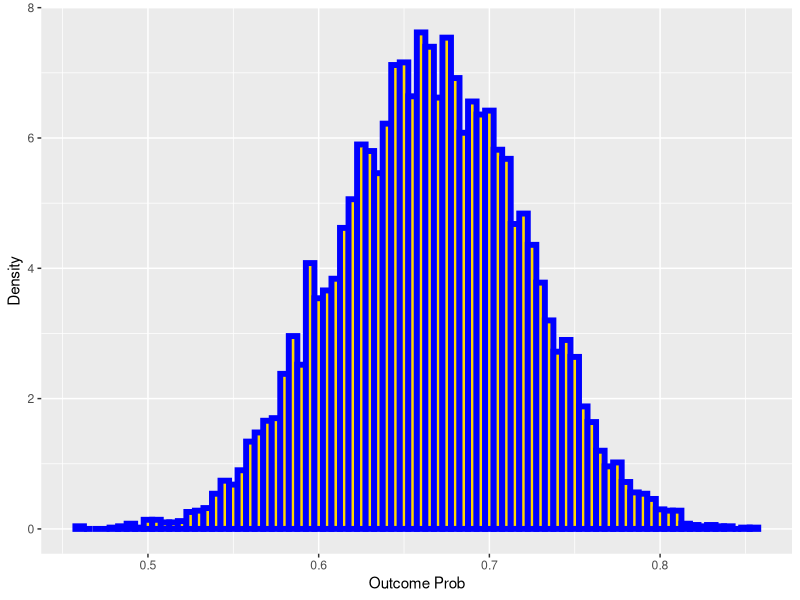

The R script that drew this image: (Note: a time limit stopped this script after it produced the figure.)
## ---- chunk 1
knitr::opts_chunk$set(echo = TRUE)

library(ggplot2)
 library(boot)
 set.seed(123)  # You can replace 123 with any integer value you like
## ---- chunk 2

#STEP 1

# Set the number of data points to 100 (THIS IS THE THING WE HAVE TO CHANGE to 50 , 100, 200, 400, 800, 1600)
Ndata <- 100

# Create a dummy variable Delta1 with 60% chance of being 1 and 40% chance of being 0
Delta1 <- ifelse(runif(Ndata) < 0.6, 1, 0)

#Create X2 based on the value of Delta
X2 <- ifelse(Delta1 == 1, rchisq(Ndata, df = 4), rchisq(Ndata, df = 2))

#Set the true parameters
beta <- c(-1, -1, 1/2)

# Calculate the mean parameter lambda for the Poisson distribution (The Function)
lambda <- exp(beta[1] + beta[2]*Delta1 + beta[3]*X2)

# Define a function to generate random Poisson-distributed numbers (Generate poisson values based of lambda)
generateY <- function(lambda.i) rpois(1, lambda = lambda.i) 

# Generate the dependent variable y based on lambda values (Create y vector)
y <- sapply(lambda, generateY)


# Create a data frame with simulated data (store y and the 2 predictors (Delta1 and X2))
data.Pois <- data.frame(
  "y" = y,  # Y
  "Delta1" = ifelse(Delta1 == 1, TRUE, FALSE),  # Delta 1
  "X2" = X2 # X2
)

# Display the first few rows of the data frame
data.Pois

## ---- chunk 3

#Use GLM function (STEP 2) 
glm.output <- glm( y ~ Delta1 + X2, data=data.Pois, family="poisson")
summary( glm.output )

#Extract betas from the model
beta.hat <- coef(glm.output)
beta.hat

intercept_matrix <- matrix(NA, nrow = 1, ncol = 2)
delta1_matrix <- matrix(NA, nrow = 1, ncol = 2)
x2_matrix <- matrix(NA, nrow = 1, ncol = 2)


#Get the CI for the betas

#Get the Confidence interval for the parameters(95%) 
delta95 <- confint(glm.output)

    intercept_matrix[1,] <- delta95[1,]
    delta1_matrix[1,] <- delta95[2,]
    x2_matrix[1,] <- delta95[3,]

#Get the Confidence Interval for the parameters (90%)
delta90 <- confint(glm.output, level = 0.90)

#Get the Confidence Interval forthe parameters (80%)
delta80 <- confint(glm.output, level = 0.80)

#Get the variance-covariance matrix (will be used later)
Sigma.hat.divN <- vcov(glm.output)
Sigma.hat.divN

#We have the coefficients from the GLM and their CIs
#We have CI before transformation and before bootstrap

## ---- chunk 4

#Create the  transformation that measures the idea that the Poisson variable is less than 2 (so equal to 0 or 1)

#Use the numerical derivative function from class
numerical.derivative <- function(fun, x) {
    nn <- length(x)  # Set nn as the length of input vector x
    dx <- rep(NaN, nn)  # Initialize the derivative vector
    for (i in 1:nn) {
        eps <- rep(0, nn)  # Set epsilon as a zero vector (0,0,..,0)
        eps[i] <- 1e-6  # Put a small shift on coordinate i
        # Now calculate the derivative using centered difference method
        dx[i] <- (fun(x + eps) - fun(x - eps)) / (2e-6)
    }
    return(dx)  # Return the numerical derivative vector
}

#Create a function that return the probability of Poisson variable being 0 or 1 with Delta1 being 1 and X2 being 4
prob.pois<- function(beta) {
    lambda <- exp(beta[1] + beta[2]*1 + beta[3]*4)
    p_0 <- dpois(0, lambda)
    p_1 <- dpois(1, lambda)
    p <- p_0 + p_1
    return(p)
}            
            

#Probability if being 0 or 1 separate (ask prof)
#prob.pois.0 <-  function( beta ) dpois(0,lambda=exp(beta[1] + beta[2]*1 + beta[3]*4) )

#prob.pois.1 <-  function( beta ) dpois(1,lambda=exp(beta[1] + beta[2]*1 + beta[3]*4) )


#Get the derivative for the points in the probability based on the beta hat points (for the DELTA METHOD)
dG <- numerical.derivative(prob.pois,beta.hat) # use our vector numerical diff function on it
dG



## ---- chunk 5

#Get the estimated Omega
Omega.hat <- t(dG)%*% Sigma.hat.divN %*% dG
Omega.hat


#Check the probability of poisson lower than 2 based on the conditions
prob.pois(beta)


#Check the probability of poisson lower than 2 based on the conditions
prob.pois(beta.hat)

#Square root of Omega Hat (For the Delta Method right below)
sqrt(Omega.hat)



## ---- chunk 6


# #Implement the Delta Method (only 95% CI)
# delta.method.out<- c("estimate of zero or 1"=prob.pois(beta.hat), 
#                       "std.err"= sqrt(Omega.hat), 
#                       "lower.conf"= prob.pois(beta.hat)-1.96*sqrt(Omega.hat),
#                       "upper.conf"= prob.pois(beta.hat)+1.96*sqrt(Omega.hat) )
# delta.method.out


# Implement the Delta Method for 95% confidence interval
lower_95 <- prob.pois(beta.hat) - 1.96 * sqrt(Omega.hat)
upper_95 <- prob.pois(beta.hat) + 1.96 * sqrt(Omega.hat)

# Implement the Delta Method for 90% confidence interval
lower_90 <- prob.pois(beta.hat) - 1.65 * sqrt(Omega.hat)
upper_90 <- prob.pois(beta.hat) + 1.65 * sqrt(Omega.hat)

# Implement the Delta Method for 80% confidence interval
lower_80 <- prob.pois(beta.hat) - 1.28 * sqrt(Omega.hat)
upper_80 <- prob.pois(beta.hat) + 1.28 * sqrt(Omega.hat)

# Store the results
delta.method.out <- c("estimate of 0 or 1" = prob.pois(beta.hat),
                      "std.err"= sqrt(Omega.hat),

                   "lower.conf95"=lower_95, # I set names FALSE here to stop quantile names being                                                                                        appended
                   "upper.conf95"=upper_95,
                   "lower.conf90"=lower_90, # I set names FALSE here to stop quantile names being                                                                                        appended
                   "upper.conf90"=upper_90,
                   "lower.conf80"=lower_80, # I set names FALSE here to stop quantile names being                                                                                        appended
                   "upper.conf80"=upper_80)

delta.method.out

# Store the results in a dataframe
probdelta <- data.frame(
  Estimate = prob.pois(beta.hat),
  Std_Err = sqrt(Omega.hat),
  Lower_Conf_95 = lower_95,
  Upper_Conf_95 = upper_95,
  Lower_Conf_90 = lower_90,
  Upper_Conf_90 = upper_90,
  Lower_Conf_80 = lower_80,
  Upper_Conf_80 = upper_80
)



## ---- chunk 7

#We create simulations to test our results
#install.packages('MASS')
library(MASS) # we need this to get the multivariate random normal distribution
beta.draws <- replicate(5e5, # replicate things 50000 times
                        prob.pois( #Figure out the Prob under a Poisson of a zero OR 1 outcome
                            mvrnorm(1,mu=beta.hat,Sigma=Sigma.hat.divN) # Draw a value of beta hat from the asymptotic distribution
                        )
                       )

#get the results of the simulatoin (mean standard error and CIS)
simulation.out <-c("estimate of zero"=mean(beta.draws),
                   "std.err"= sd(beta.draws),
                   "lower.conf95"=quantile(beta.draws,0.025,names=FALSE), # I set names FALSE here to stop quantile names being                                                                                        appended
                   "upper.conf95"=quantile(beta.draws,0.975,names=FALSE),
                   "lower.conf90"=quantile(beta.draws,0.05,names=FALSE), # I set names FALSE here to stop quantile names being                                                                                        appended
                   "upper.conf90"=quantile(beta.draws,0.95,names=FALSE),
                   "lower.conf80"=quantile(beta.draws,0.1,names=FALSE), # I set names FALSE here to stop quantile names being                                                                                        appended
                   "upper.conf80"=quantile(beta.draws,0.9,names=FALSE))
simulation.out

# Store the results in a dataframe
probsim <- data.frame(
  Estimate = mean(beta.draws),
  Std_Err = sd(beta.draws),
  Lower_Conf_95 = quantile(beta.draws, 0.025, names = FALSE),
  Upper_Conf_95 = quantile(beta.draws, 0.975, names = FALSE),
  Lower_Conf_90 = quantile(beta.draws, 0.05, names = FALSE),
  Upper_Conf_90 = quantile(beta.draws, 0.95, names = FALSE),
  Lower_Conf_80 = quantile(beta.draws, 0.1, names = FALSE),
  Upper_Conf_80 = quantile(beta.draws, 0.9, names = FALSE)
)

## ---- chunk 8
# round(# Rounding to 4 dp for clarity
# cbind(simulation=simulation.out,delta.method=delta.method.out,difference=simulation.out-delta.method.out),4)


## ---- chunk 9
#Bootstrapping

  library(boot)
  
  #Create the boostrapping poison function
  pois.bs <- function(formula, data, indices) {
    d <- data[indices,]
    pois.fit <- glm(formula, data=d,family="poisson")
    # Return the probability of a 0 or 1 when Delta1=1, and  x2=4
    return( prob.pois(coef(pois.fit)) )  
  }
  
  #Use boot and the function to get the results
  bs.results.prob <- boot(data=data.Pois, statistic=pois.bs,
     R=10000, formula=y~Delta1+X2)


## ---- chunk 10

#GRAPH
bs.distribution <- bs.results.prob$t


# Extract the column containing the bootstrap results
bs_distribution <- bs.distribution[,1]

# Plot histogram using ggplot2
ggplot(data.frame(bs_distribution), aes(x = bs_distribution)) +
  geom_histogram(aes(y = after_stat(density)), binwidth = 0.005, color = "blue", fill = "gold", linewidth = 2) +
  xlab("Outcome Prob") +
  ylab("Density")




## ---- chunk 11

#CONFIDENCE INTERVALS FOR BOOSTRAPPING
bootstrap.out <-c("estimate"=mean(bs.distribution),
                   "std.err"= sd(bs.distribution),
                   "lower.conf95"=quantile(bs.distribution,0.025,names=FALSE), # I set names FALSE here to stop quantile names being                                                                                        appended
                   "upper.conf95"=quantile(bs.distribution,0.975,names=FALSE),
                   "lower.conf90"=quantile(bs.distribution,0.05,names=FALSE), # I set names FALSE here to stop quantile names being                                                                                        appended
                   "upper.conf90"=quantile(bs.distribution,0.95,names=FALSE),
                   "lower.conf80"=quantile(bs.distribution,0.1,names=FALSE), # I set names FALSE here to stop quantile names being                                                                                        appended
                   "upper.conf80"=quantile(bs.distribution,0.9,names=FALSE))

bootstrap.out





prob_bootstrap_df <- data.frame(
  Estimate = numeric(3),
  Std_Err = numeric(3),
  Lower_Conf_95 = numeric(3),
  Upper_Conf_95 = numeric(3),
  Lower_Conf_90 = numeric(3),
  Upper_Conf_90 = numeric(3),
  Lower_Conf_80 = numeric(3),
  Upper_Conf_80 = numeric(3)
)

# Loop through the calculations
for (i in 1:3) {  # Replace `num_iterations` with the appropriate number of iterations
  # Your calculations here
  
  # Store the results in the i-th row of the dataframe
  prob_bootstrap_df[i, ] <- c(
    Estimate = mean(bs.distribution),
    Std_Err = sd(bs.distribution),
    Lower_Conf_95 = quantile(bs.distribution, 0.025, names = FALSE),
    Upper_Conf_95 = quantile(bs.distribution, 0.975, names = FALSE),
    Lower_Conf_90 = quantile(bs.distribution, 0.05, names = FALSE),
    Upper_Conf_90 = quantile(bs.distribution, 0.95, names = FALSE),
    Lower_Conf_80 = quantile(bs.distribution, 0.1, names = FALSE),
    Upper_Conf_80 = quantile(bs.distribution, 0.9, names = FALSE)
  )
}


## ---- chunk 12



#Check the probability of poisson lower than 2 based on the conditions
prob.pois(beta)

#COMPARISON OF PROBABILITIES
#Compare estimates and confidence intervals for simulation, delta and bootstrap
result_df <- round(
    cbind(simulation=simulation.out,delta.method=delta.method.out,bootstrap=bootstrap.out),4)

print(result_df)

## ---- chunk 13

#Use the bootstrap method to figure out the standard errors
pois.bs <- function(formula, data, indices) {
  d <- data[indices,]
  pois.fit <- glm(formula, data=d,family="poisson")
  # Return the coefficients of the glm model
  return( coef(pois.fit) ) 
}
bs.results <- boot(data=data.Pois, statistic=pois.bs,R=1000, formula=y~Delta1+X2)

bs.results

#CI for Delta 1 (Confidence interval for the parameter Delta 1)
boot.ci(bs.results,type="bca",index=2) #  Delta1

#CI for X2      (Confidence interval for the parameter X2)
boot.ci(bs.results,type="bca",index=3) #  X2

#The bca here stands for adjusted bootstrap percentile method

# Confidence intervals for Delta1 at different confidence levels
BootDelta1s_95 <- boot.ci(bs.results, type = "bca", index = 2, conf = 0.95)
BootDelta1s_90 <- boot.ci(bs.results, type = "bca", index = 2, conf = 0.90)
BootDelta1s_80 <- boot.ci(bs.results, type = "bca", index = 2, conf = 0.80)

# Confidence intervals for X2 at different confidence levels
BootX2s_95 <- boot.ci(bs.results, type = "bca", index = 3, conf = 0.95)
BootX2s_90 <- boot.ci(bs.results, type = "bca", index = 3, conf = 0.90)
BootX2s_80 <- boot.ci(bs.results, type = "bca", index = 3, conf = 0.80)


BootDelta1s_95_matrix <- matrix(NA, nrow = 1, ncol = 2)
BootDelta1s_95_matrix[1, ] <- BootDelta1s_95$bca[4:5]

BootDelta1s_90_matrix <- matrix(NA, nrow = 1, ncol = 2)
BootDelta1s_90_matrix[1, ] <- BootDelta1s_90$bca[4:5]

BootDelta1s_80_matrix <- matrix(NA, nrow = 1, ncol = 2)
BootDelta1s_80_matrix[1, ] <- BootDelta1s_80$bca[4:5]

BootX2s_95_matrix <- matrix(NA, nrow = 1, ncol = 2)
BootX2s_95_matrix[1, ] <- BootX2s_95$bca[4:5]

BootX2s_90_matrix <- matrix(NA, nrow = 1, ncol = 2)
BootX2s_90_matrix[1, ] <- BootX2s_90$bca[4:5]

BootX2s_80_matrix <- matrix(NA, nrow = 1, ncol = 2)
BootX2s_80_matrix[1, ] <- BootX2s_80$bca[4:5]

## ---- chunk 14

#Get the variance-covariance matrix
bs.Sigma <- cov( bs.results$t) # get the covariance matrix
rownames(bs.Sigma) <- c("(Intercept)","Delta1","X2")
colnames(bs.Sigma) <- c("(Intercept)","Delta1","X2")

#Print Boostrap Variance-cov Matrix
bs.Sigma # Matrix

#The Var cov matrix we did way before (delta method)
Sigma.hat.divN # Matrix


#Compare s.e for both methods
sqrt(diag(bs.Sigma)) # Std. Errors for each parameter in isolation bootstrap
sqrt(diag(Sigma.hat.divN)) # Std. Errors for each parameter in isolation delta method


## ---- chunk 15
#433 FIRST PART OF THE CODE
#LOOP with prob
#Instead of making it loop for every number we have to use in the assignment
#N = 50, 100, 200, 400, 800, 1600

#We will just have the same code copy and pasted for each


#N=50

#STEP 1


# Set the number of iterations (number of loops, this should be over a thousand)
iterations <- 1000

prob_bootstrap_df <- data.frame(
  Estimate = numeric(iterations),
  Std_Err = numeric(iterations),
  Lower_Conf_95 = numeric(iterations),
  Upper_Conf_95 = numeric(iterations),
  Lower_Conf_90 = numeric(iterations),
  Upper_Conf_90 = numeric(iterations),
  Lower_Conf_80 = numeric(iterations),
  Upper_Conf_80 = numeric(iterations)
)

prob_delta_df <- data.frame(
  Estimate = numeric(iterations),
  Std_Err = numeric(iterations),
  Lower_Conf_95 = numeric(iterations),
  Upper_Conf_95 = numeric(iterations),
  Lower_Conf_90 = numeric(iterations),
  Upper_Conf_90 = numeric(iterations),
  Lower_Conf_80 = numeric(iterations),
  Upper_Conf_80 = numeric(iterations)
)

prob_sim_df <- data.frame(
  Estimate = numeric(iterations),
  Std_Err = numeric(iterations),
  Lower_Conf_95 = numeric(iterations),
  Upper_Conf_95 = numeric(iterations),
  Lower_Conf_90 = numeric(iterations),
  Upper_Conf_90 = numeric(iterations),
  Lower_Conf_80 = numeric(iterations),
  Upper_Conf_80 = numeric(iterations)
)




BootDelta1s_95_matrix <- matrix(NA, nrow = iterations, ncol = 2)
BootDelta1s_90_matrix <- matrix(NA, nrow = iterations, ncol = 2)
BootDelta1s_80_matrix <- matrix(NA, nrow = iterations, ncol = 2)
BootX2s_95_matrix <- matrix(NA, nrow = iterations, ncol = 2)
BootX2s_90_matrix <- matrix(NA, nrow = iterations, ncol = 2)
BootX2s_80_matrix <- matrix(NA, nrow = iterations, ncol = 2)

BootIntercept_95_matrix <- matrix(NA, nrow = iterations, ncol = 2)
BootIntercept_90_matrix <- matrix(NA, nrow = iterations, ncol = 2)
BootIntercept_80_matrix <- matrix(NA, nrow = iterations, ncol = 2)


intercept_matrix_95 <- matrix(NA, nrow = iterations, ncol = 2)
delta1_matrix_95 <- matrix(NA, nrow = iterations, ncol = 2)
x2_matrix_95 <- matrix(NA, nrow = iterations, ncol = 2)

intercept_matrix_90 <- matrix(NA, nrow = iterations, ncol = 2)
delta1_matrix_90 <- matrix(NA, nrow = iterations, ncol = 2)
x2_matrix_90 <- matrix(NA, nrow = iterations, ncol = 2)

intercept_matrix_80 <- matrix(NA, nrow = iterations, ncol = 2)
delta1_matrix_80 <- matrix(NA, nrow = iterations, ncol = 2)
x2_matrix_80 <- matrix(NA, nrow = iterations, ncol = 2)


# Loop through the iterations
for (i in 1:iterations) {

# Set the number of data points to 100 
Ndata <- 100

# Create a dummy variable Delta1 with 60% chance of being 1 and 40% chance of being 0
Delta1 <- ifelse(runif(Ndata) < 0.6, 1, 0)

#Create X2 based on the value of Delta
X2 <- ifelse(Delta1 == 1, rchisq(Ndata, df = 4), rchisq(Ndata, df = 2))

#Set the true parameters
beta <- c(-1, -1, 1/2)

# Calculate the mean parameter lambda for the Poisson distribution (The Function)
lambda <- exp(beta[1] + beta[2]*Delta1 + beta[3]*X2)

# Define a function to generate random Poisson-distributed numbers (Generate poisson values based of lambda)
generateY <- function(lambda.i) rpois(1, lambda = lambda.i) 

# Generate the dependent variable y based on lambda values (Create y vector)
y <- sapply(lambda, generateY)


# Create a data frame with simulated data (store y and the 2 predictors (Delta1 and X2))
data.Pois <- data.frame(
  "y" = y,  # Y
  "Delta1" = ifelse(Delta1 == 1, TRUE, FALSE),  # Delta 1
  "X2" = X2 # X2
)

# Display the first few rows of the data frame
data.Pois





#Use GLM function (STEP 2) 
glm.output <- glm( y ~ Delta1 + X2, data=data.Pois, family="poisson")
summary( glm.output )

#Extract betas from the model
beta.hat <- coef(glm.output)
beta.hat


#Get the CI for the betas

#Get the Confidence interval for the parameters(95%) 
delta95 <- confint(glm.output)

intercept_matrix_95[i,] <- delta95[1,]
delta1_matrix_95[i,] <- delta95[2,]
x2_matrix_95[i,] <- delta95[3,]

#Get the Confidence Interval for the parameters (90%)
delta90 <- confint(glm.output, level = 0.90)

intercept_matrix_90[i,] <- delta90[1,]
delta1_matrix_90[i,] <- delta90[2,]
x2_matrix_90[i,] <- delta90[3,]

#Get the Confidence Interval forthe parameters (80%)
delta80 <- confint(glm.output, level = 0.80)

intercept_matrix_80[i,] <- delta80[1,]
delta1_matrix_80[i,] <- delta80[2,]
x2_matrix_80[i,] <- delta80[3,]


#Get the variance-covariance matrix (will be used later)
Sigma.hat.divN <- vcov(glm.output)
Sigma.hat.divN

#We have the coefficients from the GLM and their CIs
#We have CI before transformation and before bootstrap


#Create the  transformation that measures the idea that the Poisson variable is less than 2 (so equal to 0 or 1)

#Use the numerical derivative function from class
numerical.derivative <- function(fun, x) {
    nn <- length(x)  # Set nn as the length of input vector x
    dx <- rep(NaN, nn)  # Initialize the derivative vector
    for (i in 1:nn) {
        eps <- rep(0, nn)  # Set epsilon as a zero vector (0,0,..,0)
        eps[i] <- 1e-6  # Put a small shift on coordinate i
        # Now calculate the derivative using centered difference method
        dx[i] <- (fun(x + eps) - fun(x - eps)) / (2e-6)
    }
    return(dx)  # Return the numerical derivative vector
}

#Create a function that return the probability of Poisson variable being 0 or 1 with Delta1 being 1 and X2 being 4
prob.pois<- function(beta) {
    lambda <- exp(beta[1] + beta[2]*1 + beta[3]*4)
    p_0 <- dpois(0, lambda)
    p_1 <- dpois(1, lambda)
    p <- p_0 + p_1
    return(p)
}            
            

#Probability if being 0 or 1 separate (ask prof)
#prob.pois.0 <-  function( beta ) dpois(0,lambda=exp(beta[1] + beta[2]*1 + beta[3]*4) )

#prob.pois.1 <-  function( beta ) dpois(1,lambda=exp(beta[1] + beta[2]*1 + beta[3]*4) )


#Get the derivative for the points in the probability based on the beta hat points (for the DELTA METHOD)
dG <- numerical.derivative(prob.pois,beta.hat) # use our vector numerical diff function on it
dG




#Get the estimated Omega
Omega.hat <- t(dG)%*% Sigma.hat.divN %*% dG
Omega.hat

#Check the probability of poisson lower than 2 based on the conditions
prob.pois(beta.hat)

#Square root of Omega Hat (For the Delta Method right below)
sqrt(Omega.hat)



# #Implement the Delta Method (only 95% CI)
# delta.method.out<- c("estimate of zero or 1"=prob.pois(beta.hat), 
#                       "std.err"= sqrt(Omega.hat), 
#                       "lower.conf"= prob.pois(beta.hat)-1.96*sqrt(Omega.hat),
#                       "upper.conf"= prob.pois(beta.hat)+1.96*sqrt(Omega.hat) )
# delta.method.out


# Implement the Delta Method for 95% confidence interval
lower_95 <- prob.pois(beta.hat) - 1.96 * sqrt(Omega.hat)
upper_95 <- prob.pois(beta.hat) + 1.96 * sqrt(Omega.hat)

# Implement the Delta Method for 90% confidence interval
lower_90 <- prob.pois(beta.hat) - 1.65 * sqrt(Omega.hat)
upper_90 <- prob.pois(beta.hat) + 1.65 * sqrt(Omega.hat)

# Implement the Delta Method for 80% confidence interval
lower_80 <- prob.pois(beta.hat) - 1.28 * sqrt(Omega.hat)
upper_80 <- prob.pois(beta.hat) + 1.28 * sqrt(Omega.hat)

# Store the results
delta.method.out <- c("estimate of 0 or 1" = prob.pois(beta.hat),
                      "std.err"= sqrt(Omega.hat),

                   "lower.conf95"=lower_95, # I set names FALSE here to stop quantile names being                                                                                        appended
                   "upper.conf95"=upper_95,
                   "lower.conf90"=lower_90, # I set names FALSE here to stop quantile names being                                                                                        appended
                   "upper.conf90"=upper_90,
                   "lower.conf80"=lower_80, # I set names FALSE here to stop quantile names being                                                                                        appended
                   "upper.conf80"=upper_80)

delta.method.out



  # Store the results in the i-th row of the dataframe
  prob_delta_df[i, ] <- c(
  Estimate = prob.pois(beta.hat),
  Std_Err = sqrt(Omega.hat),
  Lower_Conf_95 = lower_95,
  Upper_Conf_95 = upper_95,
  Lower_Conf_90 = lower_90,
  Upper_Conf_90 = upper_90,
  Lower_Conf_80 = lower_80,
  Upper_Conf_80 = upper_80
  )







#BOOSTRAPPING

 
  
  #Create the boostrapping poison function
  pois.bs <- function(formula, data, indices) {
    d <- data[indices,]
    pois.fit <- glm(formula, data=d,family="poisson")
    # Return the probability of a 0 or 1 when Delta1=1, and  x2=4
    return( prob.pois(coef(pois.fit)) )  
  }
  
  #Use boot and the function to get the results
  bs.results.prob <- boot(data=data.Pois, statistic=pois.bs,
     R=1000, formula=y~Delta1+X2)
  
bs.distribution <- bs.results.prob$t


# Extract the column containing the bootstrap results
bs_distribution <- bs.distribution[,1]
  
#CONFIDENCE INTERVALS FOR BOOSTRAPPING
bootstrap.out <-c("estimate"=mean(bs.distribution),
                   "std.err"= sd(bs.distribution),
                   "lower.conf95"=quantile(bs.distribution,0.025,names=FALSE), # I set names FALSE here to stop quantile names being                                                                                        appended
                   "upper.conf95"=quantile(bs.distribution,0.975,names=FALSE),
                   "lower.conf90"=quantile(bs.distribution,0.05,names=FALSE), # I set names FALSE here to stop quantile names being                                                                                        appended
                   "upper.conf90"=quantile(bs.distribution,0.95,names=FALSE),
                   "lower.conf80"=quantile(bs.distribution,0.1,names=FALSE), # I set names FALSE here to stop quantile names being                                                                                        appended
                   "upper.conf80"=quantile(bs.distribution,0.9,names=FALSE))

bootstrap.out


  prob_bootstrap_df[i, ] <- c(
    Estimate = mean(bs.distribution),
    Std_Err = sd(bs.distribution),
    Lower_Conf_95 = quantile(bs.distribution, 0.025, names = FALSE),
    Upper_Conf_95 = quantile(bs.distribution, 0.975, names = FALSE),
    Lower_Conf_90 = quantile(bs.distribution, 0.05, names = FALSE),
    Upper_Conf_90 = quantile(bs.distribution, 0.95, names = FALSE),
    Lower_Conf_80 = quantile(bs.distribution, 0.1, names = FALSE),
    Upper_Conf_80 = quantile(bs.distribution, 0.9, names = FALSE)
  )



#Compare estimates and confidence intervals for simulation, delta and bootstrap
round(
    cbind(simulation=simulation.out,delta.method=delta.method.out,bootstrap=bootstrap.out),4)



#Use the bootstrap method to figure out the standard errors
pois.bs <- function(formula, data, indices) {
  d <- data[indices,]
  pois.fit <- glm(formula, data=d,family="poisson")
  # Return the coefficients of the glm model
  return( coef(pois.fit) ) 
}
bs.results <- boot(data=data.Pois, statistic=pois.bs,R=1000, formula=y~Delta1+X2)

bs.results

#CI for Delta 1 (Confidence interval for the parameter Delta 1)
boot.ci(bs.results,type="bca",index=2) #  Delta1

#CI for X2      (Confidence interval for the parameter X2)
boot.ci(bs.results,type="bca",index=3) #  X2

#The bca here stands for adjusted bootstrap percentile method


# Confidence intervals for intercept at different confidence levels
BootIntercept_95 <- boot.ci(bs.results, type = "bca", index = 1, conf = 0.95)
BootIntercept_90 <- boot.ci(bs.results, type = "bca", index = 1, conf = 0.90)
BootIntercept_80 <- boot.ci(bs.results, type = "bca", index = 1, conf = 0.80)
    


# Confidence intervals for Delta1 at different confidence levels
BootDelta1s_95 <- boot.ci(bs.results, type = "bca", index = 2, conf = 0.95)
BootDelta1s_90 <- boot.ci(bs.results, type = "bca", index = 2, conf = 0.90)
BootDelta1s_80 <- boot.ci(bs.results, type = "bca", index = 2, conf = 0.80)

# Confidence intervals for X2 at different confidence levels
BootX2s_95 <- boot.ci(bs.results, type = "bca", index = 3, conf = 0.95)
BootX2s_90 <- boot.ci(bs.results, type = "bca", index = 3, conf = 0.90)
BootX2s_80 <- boot.ci(bs.results, type = "bca", index = 3, conf = 0.80)





BootDelta1s_95_matrix[i, ] <- BootDelta1s_95$bca[4:5]
BootDelta1s_90_matrix[i, ] <- BootDelta1s_90$bca[4:5]
BootDelta1s_80_matrix[i, ] <- BootDelta1s_80$bca[4:5]

BootX2s_95_matrix[i, ] <- BootX2s_95$bca[4:5]
BootX2s_90_matrix[i, ] <- BootX2s_90$bca[4:5]
BootX2s_80_matrix[i, ] <- BootX2s_80$bca[4:5]

BootIntercept_95_matrix[i, ] <- BootIntercept_95$bca[4:5]
BootIntercept_90_matrix[i, ] <- BootIntercept_90$bca[4:5]
BootIntercept_80_matrix[i, ] <- BootIntercept_80$bca[4:5]



#Get the variance-covariance matrix
bs.Sigma <- cov( bs.results$t) # get the covariance matrix
rownames(bs.Sigma) <- c("(Intercept)","Delta1","X2")
colnames(bs.Sigma) <- c("(Intercept)","Delta1","X2")

#Print Boostrap Variance-cov Matrix
bs.Sigma # Matrix

#The Var cov matrix we did way before (delta method)
Sigma.hat.divN # Matrix


#Compare s.e for both methods
sqrt(diag(bs.Sigma)) # Std. Errors for each parameter in isolation bootstrap
sqrt(diag(Sigma.hat.divN)) # Std. Errors for each parameter in isolation delta method

}




## ---- chunk 16

#827 SECOND PART OF THE CODE
#Tables for N=50

#Now that we have matrices for the CI for the parameters, we can compare them with the actual values

#TRUE PARAMETER VALUES
beta <- c(-1, -1, 1/2)

#INTERCEPT MATRICES

#Delta
#intercept_matrix_95
#intercept_matrix_90
#intercept_matrix_80

#Boostrap
#BootIntercept_95_matrix
#BootIntercept_90_matrix
#BootIntercept_80_matrix



#Delta1 MATRICES

#Delta
#delta1_matrix_95
#delta1_matrix_90
#delta1_matrix_80

#Boostrap
#BootDelta1s_95_matrix
#BootDelta1s_90_matrix
#BootDelta1s_80_matrix


#X2 MATRICES

#Delta
#x2_matrix_95
#x2_matrix_90
#x2_matrix_80

#Boostrap
#BootX2s_95_matrix
#BootX2s_90_matrix
#BootX2s_80_matrix



# Function to calculate the percentage of rows where -1 is within the bounds defined by the second column
calculate_percentage <- function(matrix) {
    count <- sum(matrix[, 1] <= -1 & matrix[, 2] >= -1)
    total_rows <- nrow(matrix)
    percentage <- count / total_rows * 100
    return(percentage)
}

percentage_intercept_95 <- calculate_percentage(intercept_matrix_95)
percentage_intercept_90 <- calculate_percentage(intercept_matrix_90)
percentage_intercept_80 <- calculate_percentage(intercept_matrix_80)

percentage_boot_95 <- calculate_percentage(BootIntercept_95_matrix)
percentage_boot_90 <- calculate_percentage(BootIntercept_90_matrix)
percentage_boot_80 <- calculate_percentage(BootIntercept_80_matrix)

# Print the percentages
cat("Percentage of rows where -1 is within the bounds for intercept_matrix_95:", percentage_intercept_95, "%\n")
cat("Percentage of rows where -1 is within the bounds for intercept_matrix_90:", percentage_intercept_90, "%\n")
cat("Percentage of rows where -1 is within the bounds for intercept_matrix_80:", percentage_intercept_80, "%\n")
cat("Percentage of rows where -1 is within the bounds for BootIntercept_95_matrix:", percentage_boot_95, "%\n")
cat("Percentage of rows where -1 is within the bounds for BootIntercept_90_matrix:", percentage_boot_90, "%\n")
cat("Percentage of rows where -1 is within the bounds for BootIntercept_80_matrix:", percentage_boot_80, "%\n")


calculate_percentage2 <- function(matrix) {
    count <- sum(matrix[, 1] <= -1 & matrix[, 2] >= -1)
    total_rows <- nrow(matrix)
    percentage <- count / total_rows * 100
    return(percentage)
}

# Calculate the percentage for each matrix
percentage_delta1_95 <- calculate_percentage2(delta1_matrix_95)
percentage_delta1_90 <- calculate_percentage2(delta1_matrix_90)
percentage_delta1_80 <- calculate_percentage2(delta1_matrix_80)

percentage_boot_delta1_95 <- calculate_percentage2(BootDelta1s_95_matrix)
percentage_boot_delta1_90 <- calculate_percentage2(BootDelta1s_90_matrix)
percentage_boot_delta1_80 <- calculate_percentage2(BootDelta1s_80_matrix)

# Print the percentages
cat("Percentage of rows where -1 is within the bounds for delta1_matrix_95:", percentage_delta1_95, "%\n")
cat("Percentage of rows where -1 is within the bounds for delta1_matrix_90:", percentage_delta1_90, "%\n")
cat("Percentage of rows where -1 is within the bounds for delta1_matrix_80:", percentage_delta1_80, "%\n")
cat("Percentage of rows where -1 is within the bounds for BootDelta1s_95_matrix:", percentage_boot_delta1_95, "%\n")
cat("Percentage of rows where -1 is within the bounds for BootDelta1s_90_matrix:", percentage_boot_delta1_90, "%\n")
cat("Percentage of rows where -1 is within the bounds for BootDelta1s_80_matrix:", percentage_boot_delta1_80, "%\n")


calculate_percentage3 <- function(matrix) {
    count <- sum(matrix[, 1] <= 0.5 & matrix[, 2] >= 0.5)
    total_rows <- nrow(matrix)
    percentage <- count / total_rows * 100
    return(percentage)
}

# Calculate the percentage for each matrix
percentage_x2_95 <- calculate_percentage3(x2_matrix_95)
percentage_x2_90 <- calculate_percentage3(x2_matrix_90)
percentage_x2_80 <- calculate_percentage3(x2_matrix_80)

percentage_boot_x2_95 <- calculate_percentage3(BootX2s_95_matrix)
percentage_boot_x2_90 <- calculate_percentage3(BootX2s_90_matrix)
percentage_boot_x2_80 <- calculate_percentage3(BootX2s_80_matrix)

# Print the percentages
cat("Percentage of rows where -1 is within the bounds for x2_matrix_95:", percentage_x2_95, "%\n")
cat("Percentage of rows where -1 is within the bounds for x2_matrix_90:", percentage_x2_90, "%\n")
cat("Percentage of rows where -1 is within the bounds for x2_matrix_80:", percentage_x2_80, "%\n")
cat("Percentage of rows where -1 is within the bounds for BootX2s_95_matrix:", percentage_boot_x2_95, "%\n")
cat("Percentage of rows where -1 is within the bounds for BootX2s_90_matrix:", percentage_boot_x2_90, "%\n")
cat("Percentage of rows where -1 is within the bounds for BootX2s_80_matrix:", percentage_boot_x2_80, "%\n")






prob.pois(beta)

# Assuming prob.pois(beta) is a single value, not changing over iterations
value <- prob.pois(beta)

# Add the "value" column to prob_bootstrap_df with the same value for each row
prob_bootstrap_df$value <- value


# Add the "value" column to prob_bootstrap_df with the same value for each row
prob_delta_df$value <- value

# Calculate the number of times Value falls within the 95% confidence interval
coverage_count_95 <- sum(prob_bootstrap_df$value >= prob_bootstrap_df$Lower_Conf_95 & 
                         prob_bootstrap_df$value <= prob_bootstrap_df$Upper_Conf_95)

# Calculate the number of times Value falls within the 90% confidence interval
coverage_count_90 <- sum(prob_bootstrap_df$value >= prob_bootstrap_df$Lower_Conf_90 & 
                         prob_bootstrap_df$value <= prob_bootstrap_df$Upper_Conf_90)

# Calculate the number of times Value falls within the 85% confidence interval
coverage_count_80 <- sum(prob_bootstrap_df$value >= prob_bootstrap_df$Lower_Conf_80 & 
                         prob_bootstrap_df$value <= prob_bootstrap_df$Upper_Conf_80)

# Calculate the total number of rows in the dataframe
total_rows <- nrow(prob_bootstrap_df)

# Calculate the percentage of times Value falls within each confidence interval
coverage_percentage_95 <- (coverage_count_95 / total_rows) * 100
coverage_percentage_90 <- (coverage_count_90 / total_rows) * 100
coverage_percentage_80 <- (coverage_count_80 / total_rows) * 100

# Create new columns in the dataframe to store the coverage percentages
prob_bootstrap_df$`95` <- coverage_percentage_95
prob_bootstrap_df$`90` <- coverage_percentage_90
prob_bootstrap_df$`80` <- coverage_percentage_80

# Calculate the number of times Value falls within the 95% confidence interval
coverage_count_95 <- sum(prob_delta_df$value >= prob_delta_df$Lower_Conf_95 & 
                         prob_delta_df$value <= prob_delta_df$Upper_Conf_95)

# Calculate the number of times Value falls within the 90% confidence interval
coverage_count_90 <- sum(prob_delta_df$value >= prob_delta_df$Lower_Conf_90 & 
                         prob_delta_df$value <= prob_delta_df$Upper_Conf_90)

# Calculate the number of times Value falls within the 85% confidence interval
coverage_count_80 <- sum(prob_delta_df$value >= prob_delta_df$Lower_Conf_80 & 
                         prob_delta_df$value <= prob_delta_df$Upper_Conf_80)

# Calculate the total number of rows in the dataframe
total_rows <- nrow(prob_delta_df)

# Calculate the percentage of times Value falls within each confidence interval
coverage_percentage_95 <- (coverage_count_95 / total_rows) * 100
coverage_percentage_90 <- (coverage_count_90 / total_rows) * 100
coverage_percentage_80 <- (coverage_count_80 / total_rows) * 100

# Create new columns in the dataframe to store the coverage percentages
prob_delta_df$`95` <- coverage_percentage_95
prob_delta_df$`90` <- coverage_percentage_90
prob_delta_df$`80` <- coverage_percentage_80
